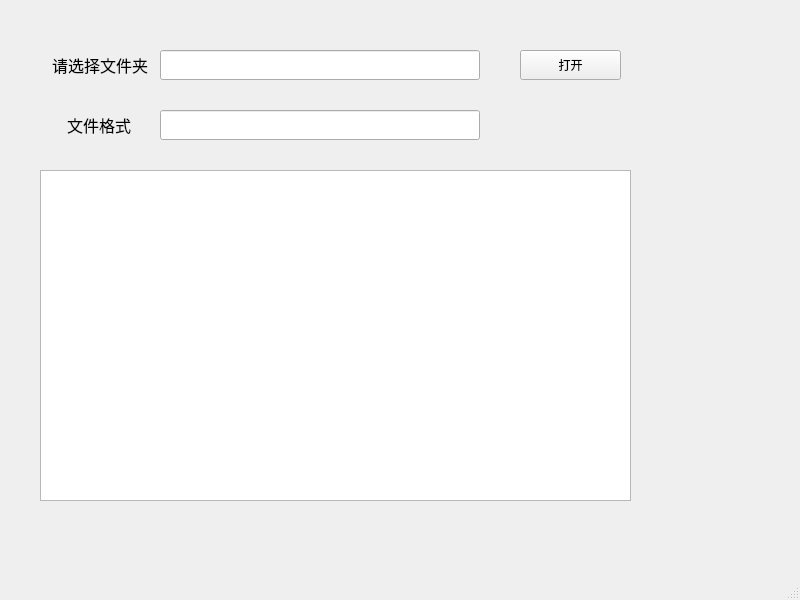
<?xml version="1.0" encoding="UTF-8"?>
<ui version="4.0">
 <class>MainWindow</class>
 <widget class="QMainWindow" name="MainWindow">
  <property name="geometry">
   <rect>
    <x>0</x>
    <y>0</y>
    <width>800</width>
    <height>600</height>
   </rect>
  </property>
  <property name="windowTitle">
   <string>工具</string>
  </property>
  <property name="windowIcon">
   <iconset theme="C:\Users\47017\Desktop\截图保存\robot.JPG"/>
  </property>
  <widget class="QWidget" name="centralwidget">
   <widget class="QPushButton" name="pushButton">
    <property name="geometry">
     <rect>
      <x>520</x>
      <y>50</y>
      <width>101</width>
      <height>30</height>
     </rect>
    </property>
    <property name="text">
     <string>打开</string>
    </property>
   </widget>
   <widget class="QLabel" name="label">
    <property name="geometry">
     <rect>
      <x>50</x>
      <y>50</y>
      <width>120</width>
      <height>30</height>
     </rect>
    </property>
    <property name="maximumSize">
     <size>
      <width>16777215</width>
      <height>16777215</height>
     </size>
    </property>
    <property name="font">
     <font>
      <pointsize>12</pointsize>
     </font>
    </property>
    <property name="text">
     <string>请选择文件夹</string>
    </property>
    <property name="indent">
     <number>2</number>
    </property>
   </widget>
   <widget class="QLabel" name="label_2">
    <property name="geometry">
     <rect>
      <x>65</x>
      <y>110</y>
      <width>120</width>
      <height>30</height>
     </rect>
    </property>
    <property name="font">
     <font>
      <pointsize>12</pointsize>
     </font>
    </property>
    <property name="text">
     <string>文件格式</string>
    </property>
    <property name="indent">
     <number>2</number>
    </property>
   </widget>
   <widget class="QLineEdit" name="lineEdit">
    <property name="geometry">
     <rect>
      <x>160</x>
      <y>50</y>
      <width>320</width>
      <height>30</height>
     </rect>
    </property>
   </widget>
   <widget class="QLineEdit" name="lineEdit_2">
    <property name="geometry">
     <rect>
      <x>160</x>
      <y>110</y>
      <width>320</width>
      <height>30</height>
     </rect>
    </property>
   </widget>
   <widget class="QListWidget" name="listWidget">
    <property name="geometry">
     <rect>
      <x>40</x>
      <y>170</y>
      <width>591</width>
      <height>331</height>
     </rect>
    </property>
   </widget>
  </widget>
  <widget class="QMenuBar" name="menubar">
   <property name="geometry">
    <rect>
     <x>0</x>
     <y>0</y>
     <width>800</width>
     <height>23</height>
    </rect>
   </property>
  </widget>
  <widget class="QStatusBar" name="statusbar"/>
 </widget>
 <resources/>
 <connections/>
</ui>
